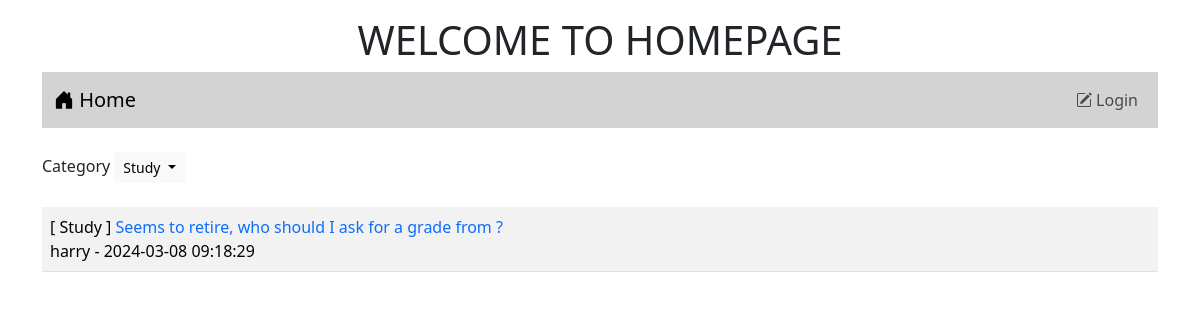
Screenshot of /index.php?category=2 with the database file from the repository.
### tables this page shows
CREATE TABLE `category` (
  `id` int(11) NOT NULL,
  `name` varchar(32) NOT NULL
);

CREATE TABLE `post` (
  `id` int(11) NOT NULL,
  `title` varchar(128) NOT NULL,
  `content` varchar(2048) NOT NULL,
  `post_date` datetime NOT NULL,
  `cat_id` int(11) NOT NULL,
  `user_id` int(11) NOT NULL
);

CREATE TABLE `user` (
  `id` int(11) NOT NULL,
  `login` varchar(32) NOT NULL,
  `password` varchar(64) NOT NULL,
  `name` varchar(64) NOT NULL,
  `gender` char(1) NOT NULL,
  `email` varchar(32) NOT NULL,
  `role` char(1) NOT NULL
);

### index.php (the view, shortened to what this page needs)
<!DOCTYPE html>
<html lang="en">
<head>
    <link href="https://cdn.jsdelivr.net/npm/bootstrap@5.3.2/dist/css/bootstrap.min.css" rel="stylesheet">
    <link rel="stylesheet" href="https://cdn.jsdelivr.net/npm/bootstrap-icons@1.11.3/font/bootstrap-icons.min.css">
</head>
<body>
    <div class="container-lg">
        <h1 style="text-align: center;" class="mt-3">WELCOME TO HOMEPAGE</h1>
        <?php include "nav.php" ?>
        <div class="mt-4 d-flex justify-content-between">
        <div>
        <label>Category</label>
        <div class="btn-group">
            <button type="button" class="btn btn-light btn-sm dropdown-toggle" data-bs-toggle="dropdown" aria-expanded="false">
                <?php
                    if (isset($_GET['category']) && $_GET['category'] != 'all') {
                        $conn = new PDO("mysql:host=localhost;dbname=webboard;charset=utf8","root","");
                        $sql = "SELECT name FROM category WHERE id = " . $_GET['category'];
                        $result = $conn->query($sql);
                        $row = $result->fetch();
                        echo $row['name'];
                    } else {
                        echo '-- ALL --';
                    }
                ?>
            </button>
        </div>
    </div>
        </div>
        <table class="table table-striped mt-4">
            <?php
                $conn = new PDO("mysql:host=localhost;dbname=webboard;charset=utf8","root","");
                $category_condition = (isset($_GET['category']) && $_GET['category'] != 'all') ? 'WHERE t3.id = ' . $_GET['category'] : '';
                $sql = "SELECT t3.name, t1.title, t1.id, t2.login, t1.post_date FROM post as t1
                    INNER JOIN user as t2 ON (t1.user_id = t2.id)
                    INNER JOIN category as t3 ON (t1.cat_id = t3.id)
                    $category_condition
                    ORDER BY t1.post_date DESC";
                $result = $conn->query($sql);
                while ($row = $result->fetch()) {
                    echo "<tr>";
                    echo "<td>[ $row[0] ] <a href=post.php?id=$row[2] style=text-decoration:none>$row[1]</a><br>$row[3] - $row[4]</td>";
                    echo "</td></tr>";
                }
            ?>
        </table>
    </div>
</body>
</html>

### rows the page displays
category: name "Study"
post: category.name "Study", title "Seems to retire, who should I ask for a grade from ?", user.login "harry", post_date "2024-03-08 09:18:29"
